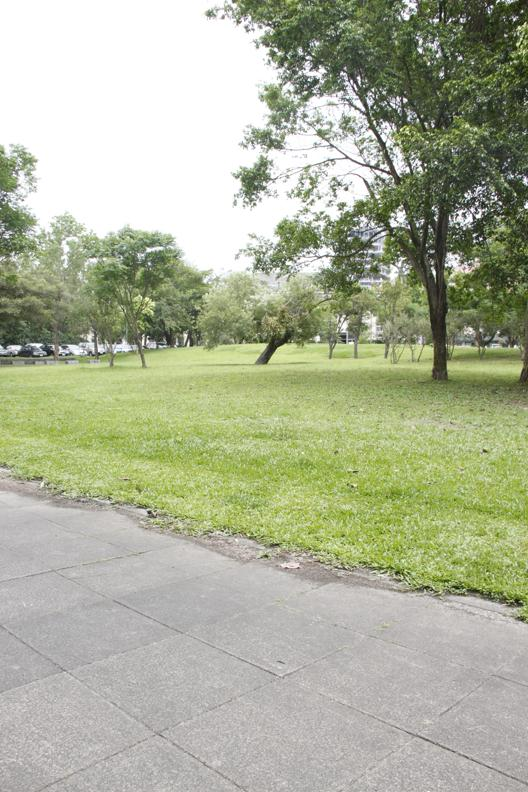
//> input picture src/Img/1.jpg, 528 x 792 px
$ ./main Img/1.jpg Img/2.jpg   (built with g++ and OpenCV 4)
//> lines starting //> are read from the running program, lines starting //| are printed output that depends on the picture
#include <opencv2/opencv.hpp>
#include <iostream>
#include <vector>
#include <random>
#include <algorithm>

using namespace std;
using namespace cv;

cv::Mat myFindHomography(std::vector<cv::Point2f> pointsA, std::vector<cv::Point2f> pointsB);
void selectRandomSample(std::vector<cv::Point2f> &pointsA, std::vector<cv::Point2f> &pointsB, std::vector<cv::Point2f> &pickedPointsA, std::vector<cv::Point2f> &pickedPointsB);
int countInliers(std::vector<cv::Point2f> const &srcPoints, std::vector<cv::Point2f> const &dstPoints, cv::Mat const &H, double distanceThreshold);
cv::Point2f applyHomography(const cv::Mat& H, const cv::Point2f& point);
cv::Mat myFindHomographyHelper(int numPoints, std::vector<cv::Point2f> pointsA, std::vector<cv::Point2f> pointsB);

int main(int argc, char** argv) {
    // Load the image
    cv::Mat img1 = cv::imread(argv[1], cv::IMREAD_GRAYSCALE);
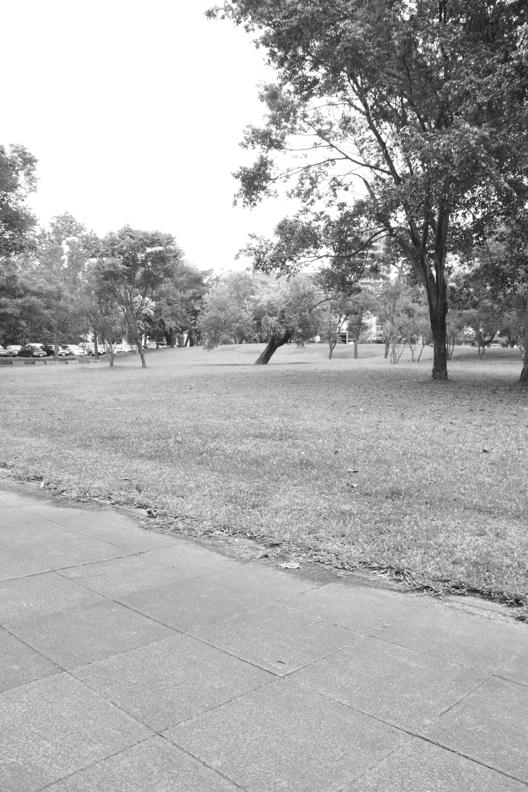
//> img1: 792 rows x 528 cols, CV_8UC1; min 12, max 255, mean 173.2
    cv::Mat img2 = cv::imread(argv[2], cv::IMREAD_GRAYSCALE);
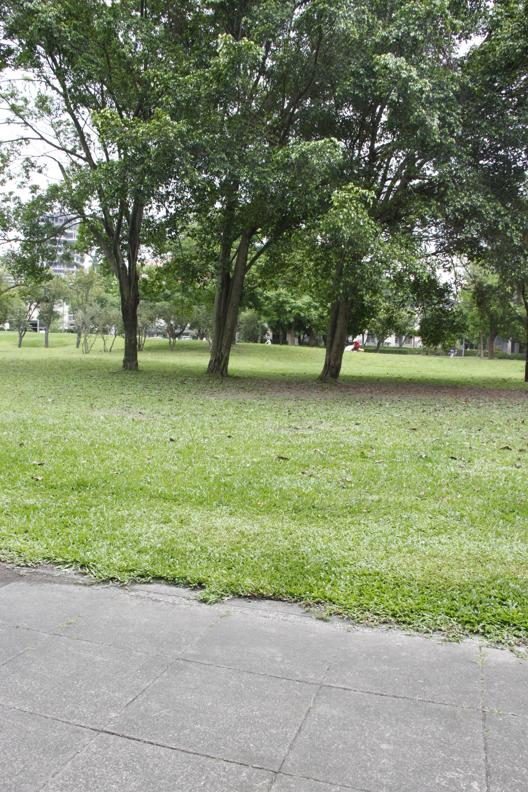
//> input picture src/Img/2.jpg, 528 x 792 px
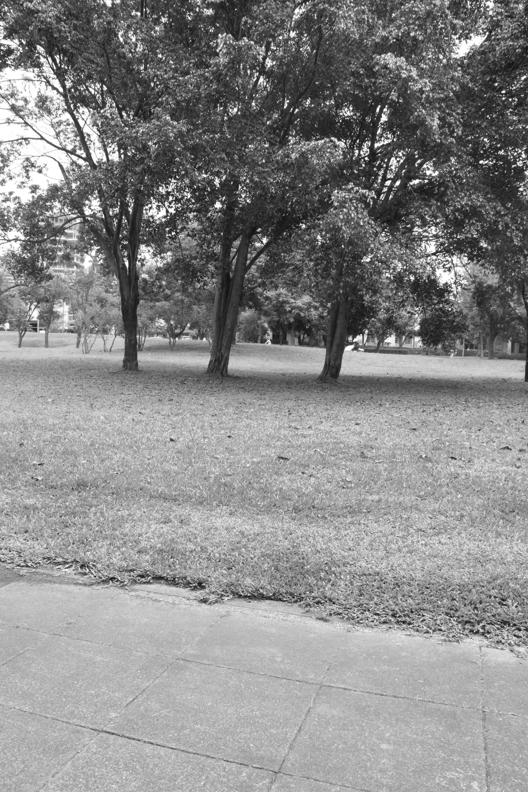
//> img2: 792 rows x 528 cols, CV_8UC1; min 8, max 255, mean 137.5

    if (img1.empty() || img2.empty()) {
        std::cerr << "Error: Images not found!" << std::endl;
        return -1;
    }
    cv::Ptr<cv::ORB> orb = cv::ORB::create();

    // Detect keypoints and compute descriptors for both images
    std::vector<cv::KeyPoint> keypoints1, keypoints2;
    cv::Mat descriptors1, descriptors2;
    orb->detectAndCompute(img1, cv::Mat(), keypoints1, descriptors1);
//> keypoints1 = 500 keypoints; strongest (x, y, size): (404, 99, 31), (476, 215, 31), (404, 101, 31), (477, 217, 31)
    orb->detectAndCompute(img2, cv::Mat(), keypoints2, descriptors2);
//> keypoints2 = 500 keypoints; strongest (x, y, size): (389, 181, 31), (386, 183, 31), (169, 206, 31), (263, 240, 31)

    // Create BFMatcher object
    cv::BFMatcher matcher(cv::NORM_HAMMING);

    // Match descriptors
    std::vector<cv::DMatch> matches;
    matcher.match(descriptors1, descriptors2, matches);
//> matches = 500 matches

    // Optional: Filter matches (for example, by distance)
    double max_dist = 0; double min_dist = 100;
    for (int i = 0; i < descriptors1.rows; i++) {
        double dist = matches[i].distance;
        if (dist < min_dist) min_dist = dist;
        if (dist > max_dist) max_dist = dist;
    }
//> this loop made 500 passes
//> (dist, min_dist, max_dist) on pass 1: (69, 69, 69)
//> (dist, min_dist) on passes 2, 4, 18, 40, 46, 115: (64, 64), (37, 37), (33, 33), (28, 28), (27, 27), (24, 24)
//> after the loop, min_dist = 15; max_dist = 92
    std::vector<cv::DMatch> good_matches;
    for (int i = 0; i < descriptors1.rows; i++) {
        if (matches[i].distance <= std::max(2 * min_dist, 70.0)) {
            good_matches.push_back(matches[i]);
        }
    }
//> after the loop, good_matches = 319 matches

    // Draw matches
    cv::Mat img_matches;
    cv::drawMatches(img1, keypoints1, img2, keypoints2, good_matches, img_matches);
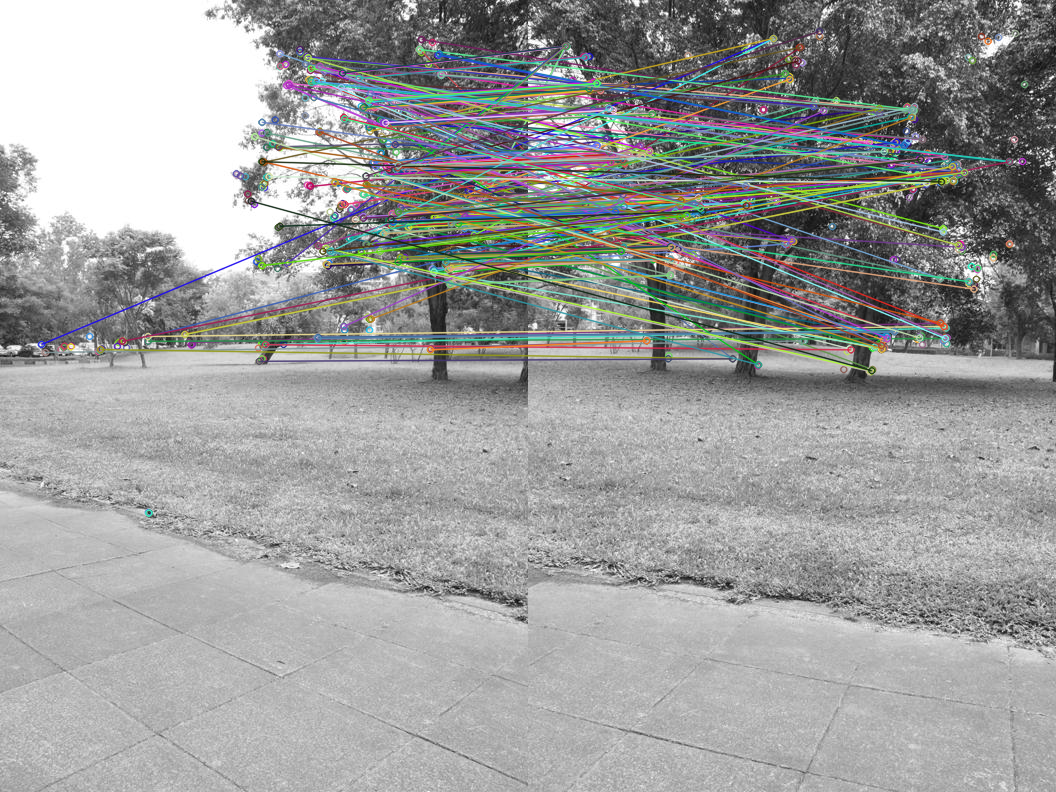
//> img_matches: 792 rows x 1056 cols, CV_8UC3; mean B, G, R 156.3, 157, 156

    // // Show detected matches
    // cv::imshow("Matches", img_matches);
    // cv::waitKey(0);

    std::vector<cv::Point2f> points1;
    std::vector<cv::Point2f> points2;
    auto matches_to_use = good_matches;
//> matches_to_use = 319 matches
    // auto matches_to_use = matches;
    cout << "Used matches size: " << matches_to_use.size() << endl;
//| Used matches size: 319
    for (size_t i = 0; i < matches_to_use.size(); i++) {
        points1.push_back(keypoints1[matches_to_use[i].queryIdx].pt);
        points2.push_back(keypoints2[matches_to_use[i].trainIdx].pt);
    }
//> after the loop, points1 = 319 Points (x, y), first 12: [402, 206], [468, 191], [480, 239], [394, 107], [434, 217], [461, 224], [392, 226], [496, 198], [307, 57], [432, 268], [477, 217], [458, 223]; points2 = 319 Points (x, y), first 12: [141.7, 274.8], [220, 205], [172, 233], [151.2, 216], [414.7, 180.4], [151.4, 248.8], [85.2, 212.4], [188.4, 194.4], [384, 110], [256.8, 243.6], [445.4, 288.6], [151.2, 216]

    // Find homography matrix
    cv::Mat H_ref = cv::findHomography(points1, points2, cv::RANSAC);
//> H_ref = [[1.31, -0.0489, -396.2], [0.214, 1.26, -105.2], [0.000582, 2.79e-06, 1]]
    cv::Mat H_our = myFindHomography(points1, points2);
//> the loop in myFindHomography, `for (int iter = 0; iter < maxIterations; iter++)` made 10000 passes
//> (meanA in myFindHomographyHelper, meanB in myFindHomographyHelper, T1 in myFindHomographyHelper, T2 in myFindHomographyHelper, inliers_our, inliers_ref, bestInliers_ref) on passes 1 to 2: (Scalar(360.7, 222.4), Scalar(152.2, 229.5), [[0.0128, 0, -4.62], [0, 0.0128, -2.85], [0, 0, 1]], [[0.00818, 0, -1.25], [0, 0.00818, -1.88], [0, 0, 1]], 0, 4, 4), (Scalar(354.3, 176.6), Scalar(162.3, 207.3), [[0.0174, 0, -6.18], [0, 0.0174, -3.08], [0, 0, 1]], [[0.00829, 0, -1.35], [0, 0.00829, -1.72], [0, 0, 1]], 0, 19, 19)
//> (meanA in myFindHomographyHelper, meanB in myFindHomographyHelper, T1 in myFindHomographyHelper, T2 in myFindHomographyHelper, inliers_our, inliers_ref, bestInliers) on passes 4, 8: (Scalar(389.2, 126.1), Scalar(107.9, 172.5), [[0.0234, 0, -9.1], [0, 0.0234, -2.95], [0, 0, 1]], [[0.0104, 0, -1.12], [0, 0.0104, -1.8], [0, 0, 1]], 2, 9, 2), (Scalar(352.9, 88.85), Scalar(156.4, 118.4), [[0.0473, 0, -16.7], [0, 0.0473, -4.21], [0, 0, 1]], [[0.0081, 0, -1.27], [0, 0.0081, -0.959], [0, 0, 1]], 10, 9, 10)
//| Our inliers count: 64
//| Ref inliers count: 64

    std::cout << "Reference homography" << std::endl << H_ref << std::endl;
//| Reference homography
//| [1.307944471900294, -0.0489052047111411, -396.1548446172325;
//|  0.2144561007758695, 1.256735830966802, -105.2207339090241;
//|  0.0005822778975247456, 2.791808873034949e-06, 1]
    std::cout << "Our homography" << std::endl << H_our << std::endl;
//| Our homography
//| [0.5403557647478449, 0.03825217621636453, -157.8285849755875;
//|  -0.1711862630000539, 0.8177236334170968, 36.53766234051739;
//|  -0.001082116945087761, 0.0006581020008361988, 1]

    // Warp image
    cv::Mat img1_ref_warped;
    cv::warpPerspective(img1, img1_ref_warped, H_ref, img2.size());
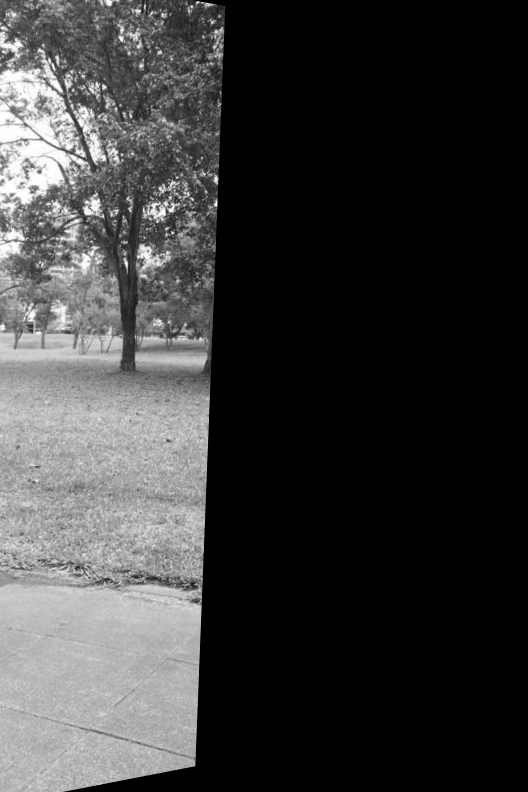
//> img1_ref_warped: 792 rows x 528 cols, CV_8UC1; min 0, max 255, mean 57.9
    cv::Mat img1_our_warped;
    cv::warpPerspective(img1, img1_our_warped, H_our, img2.size());
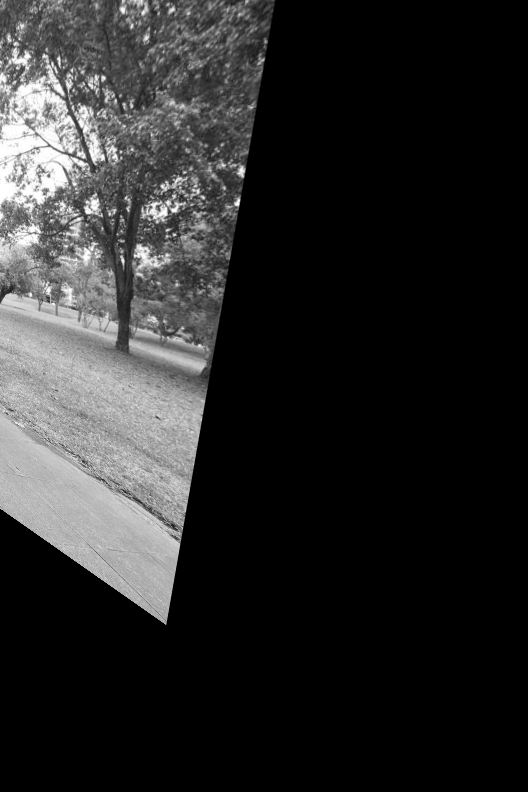
//> img1_our_warped: 792 rows x 528 cols, CV_8UC1; min 0, max 255, mean 41.1

    // // Display the warped image
    // cv::imshow("Warped Image", img1_warped);
    // cv::waitKey(0);

    cv::imwrite("image_A.jpg", img1);
    cv::imwrite("image_B.jpg", img2);
    cv::imwrite("image_matches.jpg", img_matches);
    cv::imwrite("image_warped_reference.jpg", img1_ref_warped);
    cv::imwrite("image_warped_our.jpg", img1_our_warped);

    return 0;
}

cv::Mat myFindHomography(std::vector<cv::Point2f> pointsA, std::vector<cv::Point2f> pointsB)
{
    unsigned numPoints = 4;

    assert(pointsA.size() >= numPoints);
    assert(pointsB.size() >= numPoints);
    assert(pointsA.size() == pointsB.size());

    std::vector<cv::Point2f> pickedPointsA, pickedPointsB;

    int maxIterations = 10000;
    double distanceThreshold = 3;

    cv::Mat bestH;
    int bestInliers = 0;
    int bestInliers_ref = 0;

    for (int iter = 0; iter < maxIterations; iter++) {
        // 1. Randomly select a sample of 4 points
        selectRandomSample(pointsA, pointsB, pickedPointsA, pickedPointsB);

        // 2. Compute homography for this sample (using DLT and SVD)
        cv::Mat H_our = myFindHomographyHelper(numPoints, pickedPointsA, pickedPointsB);
        cv::Mat H_ref = cv::findHomography(pickedPointsA, pickedPointsB);

        // 3. Count inliers
        int inliers_our = countInliers(pointsA, pointsB, H_our, distanceThreshold);
        int inliers_ref = countInliers(pointsA, pointsB, H_ref, distanceThreshold);

        // 4. Update best homography if current one has more inliers
        if (inliers_our > bestInliers) {
            bestInliers = inliers_our;
            bestH = H_our;
        }
        if (inliers_ref > bestInliers_ref) {
            bestInliers_ref = inliers_ref;
        }
    }

    if (bestInliers == 0) {
        cout << "No inliers found" << endl;
        exit(1);
    }

    std::cout << "Our inliers count: " << bestInliers << std::endl;
    std::cout << "Ref inliers count: " << bestInliers << std::endl;

    // 5. Optional: refine homography using all inliers from the best model

    return bestH;
}

void selectRandomSample(std::vector<cv::Point2f> &pointsA, std::vector<cv::Point2f> &pointsB, std::vector<cv::Point2f> &pickedPointsA, std::vector<cv::Point2f> &pickedPointsB)
{
    std::random_device rd;
    std::mt19937 gen(rd());
    // Create an index vector representing indices of the paired values
    std::vector<size_t> indices(pointsA.size());
    std::iota(indices.begin(), indices.end(), 0);

    // Shuffle the indices
    std::shuffle(indices.begin(), indices.end(), gen);

    // Create two new vectors to store the picked pairs of values
    std::vector<cv::Point2f> newPickedPointsA;
    std::vector<cv::Point2f> newPickedPointsB;

    // Pick the first 4 indices and store the corresponding pairs
    for (size_t i = 0; i < 4 && i < indices.size(); ++i) {
        size_t index = indices[i];
        newPickedPointsA.push_back(pointsA[index]);
        newPickedPointsB.push_back(pointsB[index]);
    }
    pickedPointsA = newPickedPointsA;
    pickedPointsB = newPickedPointsB;
}

cv::Point2f applyHomography(const cv::Mat& H, const cv::Point2f& point)
{
    double x = point.x, y = point.y;
    double Z = H.at<double>(2, 0) * x + H.at<double>(2, 1) * y + H.at<double>(2, 2);
    double X = (H.at<double>(0, 0) * x + H.at<double>(0, 1) * y + H.at<double>(0, 2)) / Z;
    double Y = (H.at<double>(1, 0) * x + H.at<double>(1, 1) * y + H.at<double>(1, 2)) / Z;
    cv::Point2f finalPoint;
    finalPoint.x = X;
    finalPoint.y = Y;
    return finalPoint;
}

int countInliers(std::vector<cv::Point2f> const &pointsA, std::vector<cv::Point2f> const &pointsB, cv::Mat const &H, double distanceThreshold)
{
    int inliers = 0;

    for (size_t i = 0; i < pointsA.size(); i++) {
        Point2f projectedPoint = applyHomography(H, pointsA[i]);
        double dx = projectedPoint.x - pointsB[i].x;
        double dy = projectedPoint.y - pointsB[i].y;
        double distance = std::sqrt(dx * dx + dy * dy);

        if (distance < distanceThreshold) {
            inliers++;
        }
    }

    return inliers;
}

cv::Mat myFindHomographyHelper(int numPoints, std::vector<cv::Point2f> pointsA, std::vector<cv::Point2f> pointsB)
{
    // Compute mean and standard deviation for each set of points
    cv::Scalar meanA = cv::mean(pointsA);
    cv::Scalar meanB = cv::mean(pointsB);
    double stdDevA = 0, stdDevB = 0;

    for (int i = 0; i < numPoints; ++i) {
        stdDevA += pow(pointsA[i].x - meanA[0], 2) + pow(pointsA[i].y - meanA[1], 2);
        stdDevB += pow(pointsB[i].x - meanB[0], 2) + pow(pointsB[i].y - meanB[1], 2);
    }

    stdDevA = sqrt(stdDevA / (2 * numPoints));
    stdDevB = sqrt(stdDevB / (2 * numPoints));

    // Normalization matrices
    cv::Mat T1 = (cv::Mat_<double>(3, 3) << 1 / stdDevA, 0, -meanA[0] / stdDevA,
                                            0, 1 / stdDevA, -meanA[1] / stdDevA,
                                            0, 0, 1);

    cv::Mat T2 = (cv::Mat_<double>(3, 3) << 1 / stdDevB, 0, -meanB[0] / stdDevB,
                                            0, 1 / stdDevB, -meanB[1] / stdDevB,
                                            0, 0, 1);

    // Normalize coordinates
    cv::Mat srcPoints(3, numPoints, CV_64F);
    cv::Mat dstPoints(3, numPoints, CV_64F);

    for (int i = 0; i < numPoints; ++i) {
        srcPoints.at<double>(0, i) = pointsA[i].x;
        srcPoints.at<double>(1, i) = pointsA[i].y;
        srcPoints.at<double>(2, i) = 1;

        dstPoints.at<double>(0, i) = pointsB[i].x;
        dstPoints.at<double>(1, i) = pointsB[i].y;
        dstPoints.at<double>(2, i) = 1;
    }

    // Apply normalization
    srcPoints = T1 * srcPoints;
    dstPoints = T2 * dstPoints;

    // Build the design matrix for DLT algorithm
    cv::Mat A(2 * numPoints, 9, CV_64F);
    for (int i = 0; i < numPoints; ++i) {
        double x1 = srcPoints.at<double>(0, i);
        double y1 = srcPoints.at<double>(1, i);
        double x2 = dstPoints.at<double>(0, i);
        double y2 = dstPoints.at<double>(1, i);

        A.at<double>(2 * i, 0) = 0;
        A.at<double>(2 * i, 1) = 0;
        A.at<double>(2 * i, 2) = 0;
        A.at<double>(2 * i, 3) = -x1;
        A.at<double>(2 * i, 4) = -y1;
        A.at<double>(2 * i, 5) = -1;
        A.at<double>(2 * i, 6) = y2 * x1;
        A.at<double>(2 * i, 7) = y2 * y1;
        A.at<double>(2 * i, 8) = y2;

        A.at<double>(2 * i + 1, 0) = x1;
        A.at<double>(2 * i + 1, 1) = y1;
        A.at<double>(2 * i + 1, 2) = 1;
        A.at<double>(2 * i + 1, 3) = 0;
        A.at<double>(2 * i + 1, 4) = 0;
        A.at<double>(2 * i + 1, 5) = 0;
        A.at<double>(2 * i + 1, 6) = -x2 * x1;
        A.at<double>(2 * i + 1, 7) = -x2 * y1;
        A.at<double>(2 * i + 1, 8) = -x2;
    }

    // Solve for the homography matrix using SVD
    cv::Mat U, D, Vt;
    cv::SVD::compute(A, D, U, Vt);

    // Extract the column of V corresponding to the smallest singular value
    cv::Mat h = Vt.row(Vt.rows - 1);

    // Reshape the matrix to obtain the homography matrix
    cv::Mat H = h.reshape(0, 3);

    // // Denormalize the homography matrix
    H = T2.inv() * H * T1;

    // normalize matrix
    H = H / H.at<double>(2, 2);

    return H;
}
